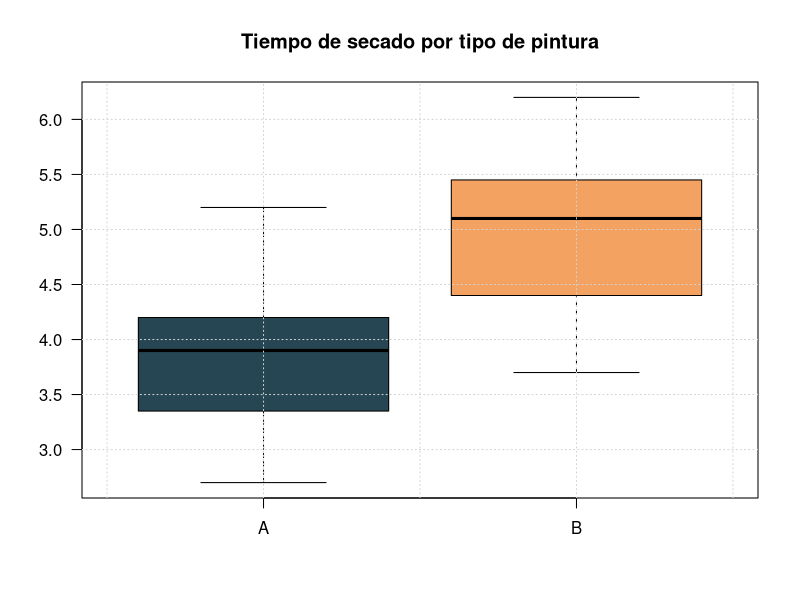

The R source for this figure:
## ---- chunk 1
knitr::opts_chunk$set(echo = TRUE,comment = NA)
library(knitr)
## ---- chunk 2
A=c(3.5,2.7, 3.9, 4.2, 3.6, 2.7, 3.3, 5.2, 4.2, 2.9, 4.4, 5.2, 4.0, 4.1, 3.4)
B=c(4.7, 3.9, 4.5, 5.5, 4.0, 5.3, 4.3, 6.0, 5.2, 3.7, 5.5, 6.2, 5.1, 5.4, 4.8)
boxplot(data.frame(A,B), col=c("#264653", "#f4a261"), las=1,
        main="Tiempo de secado por tipo de pintura")
grid()
## ---- chunk 3
var.test(A,B)$conf.int
## ---- chunk 4
t.test(A,B, var.equal=T,paired=F)$conf.int
## ---- chunk 5
pesant=c(58.2, 60.3, 61.3, 69.0, 64.0, 62.6, 56.7)
pesdes=c(60.0, 54.9, 58.1, 62.1, 58.5, 59.9, 54.4)
## ---- chunk 6
data(iris)
head(iris)
## ---- chunk 7
nf=c(4.1, 2.7, 3.1, 3.2, 3.0, 3.2, 2.0, 2.4, 1.6, 3.2, 3.1, 2.6, 2.0, 2.4, 2.8, 
     3.3, 4.0, 3.4, 3.0, 3.1, 2.7, 2.7, 3.0, 3.8, 3.2, 2.2, 3.5, 3.5, 3.8, 3.5, 
     3.9, 4.2, 4.3, 3.9, 3.2, 3.5, 3.5, 3.7, 4.1, 3.7, 3.5, 3.6, 3.2, 3.1, 3.4, 
     3.0, 3.0, 3.0, 2.7, 1.7, 3.6, 2.1, 2.4, 3.0, 3.1, 2.5, 2.5, 3.6, 2.2, 2.4, 
     3.1, 3.3, 2.7, 3.7, 3.0, 2.7, 3.0, 3.2, 3.1, 2.4, 3.0, 2.7, 2.5, 3.0, 3.0, 
     3.0, 3.2, 3.1, 3.8, 4.1, 3.7, 3.5, 3.0, 3.7, 3.7, 4.1, 3.7, 3.9, 3.7, 2.0)
## ---- chunk 8
x=c(1367.6, 1411.5, 1318.7, 1193.6, 1406.2, 1425.7, 1572.4)
## ---- chunk 9
A=c(  55145, 58026, 58795, 54660, 61153, 56969, 61764, 59094, 60456, 54557, 52484, 59600)
B=c(60970, 62409, 60546, 58508, 58974, 56682, 59483, 58048, 73107, 61977, 55974, 58522)
